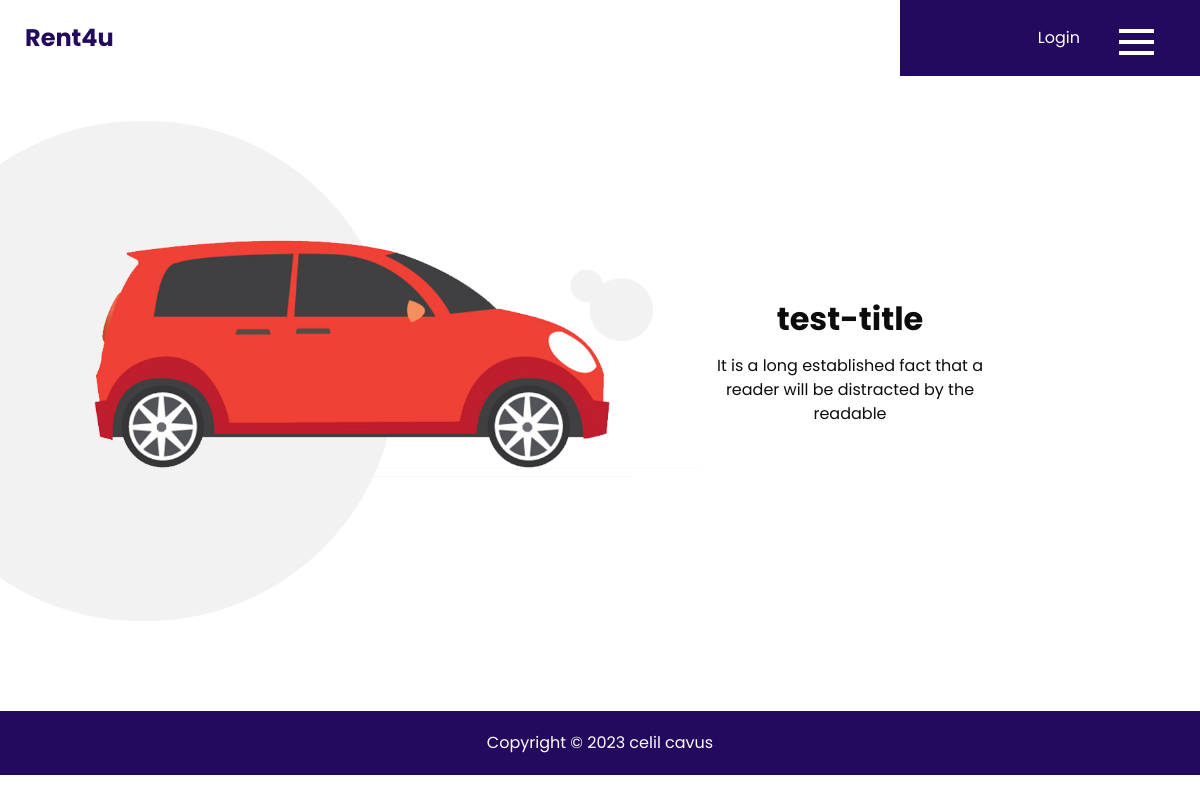
The page /about/ on the database its author committed.
### blog/models.py (models this page shows)
class BlogModel(models.Model):
    title = models.CharField(max_length=100)
    date = models.DateField(auto_now_add=True)
    image = models.CharField(max_length=100)
    description = models.TextField(max_length=400)

### about/views.py (the view)
# urls.py: path('',views.about)
def about(request):
    adminval = BlogModel.objects.last()
    about = {
        'ab':adminval
    }
    return render(request,'about/about.html',about)

### templates/about/about.html
{% extends 'shared/_layout.html' %}
{% load static %}
{% block content %}
<section class="about_section layout_padding2-top layout_padding-bottom ">
    <div class="container-fluid">
      <div class="row">
        <div class="col-md-7 px-0">
          <div class="img-box">
            <img src="{% static 'images/about-img.png' %}" alt="">
          </div>
        </div>
        <div class="col-md-4 col-lg-3">
          <div class="detail-box">
            <h2>
              {{ab.title}}
            </h2>
            <p>
             {{ab.description}}
            </p>
          </div>
        </div>
      </div>
    </div>
  </section>
{% endblock content %}

### static/css/style.css (style rules this page uses)
body { font-family: "Poppins", sans-serif; color: #0c0c0c; background-color: #ffffff; }
.layout_padding2-top { padding-top: 45px; }
.layout_padding-bottom { padding-bottom: 90px; }
.about_section .row { -webkit-box-align: center; -ms-flex-align: center; align-items: center; }
.about_section .img-box img { width: 100%; }
.about_section .detail-box { text-align: center; }
.about_section .detail-box h2 { font-weight: bold; }
.about_section .detail-box p { margin-top: 15px; }

### rows shown on the page
BlogModel: title "test-title", description "It is a long established fact that a reader will be distracted by the readable"
